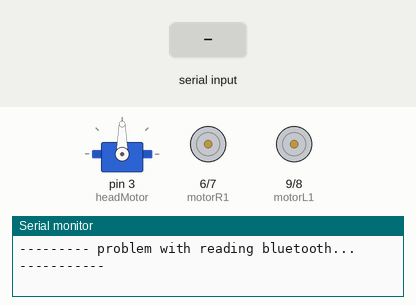
Recording of a sketch running on a simulated Arduino Uno, built with avr-gcc and run on an emulated ATmega328P. Parts: servo, motor-driver pin pairs drawn as motors (green arrow = first pin HIGH = forward, orange = second pin HIGH = backward, longer = more drive, scaled by the enable pin), the last lines printed to the serial monitor. Inputs (shaded band) come from the test bench.

Above: at 1.2 s.
1.3 s: "j" received over Serial
At 2.4 s:
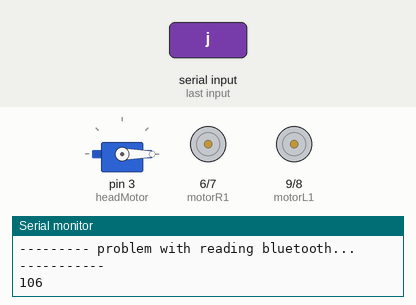
2.8 s: "1" received over Serial
At 3.5 s:
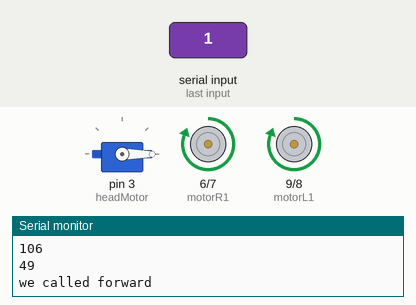
4.3 s: "B" received over Serial
At 4.7 s:
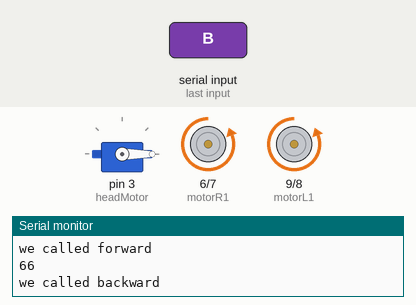
5.8 s: "k" received over Serial
At 7.0 s:
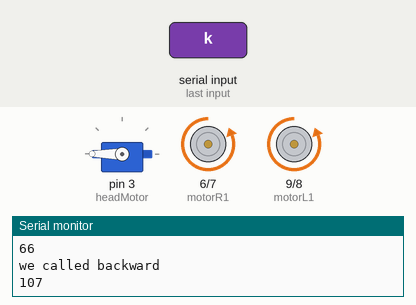
7.3 s: "1" received over Serial
At 8.1 s:
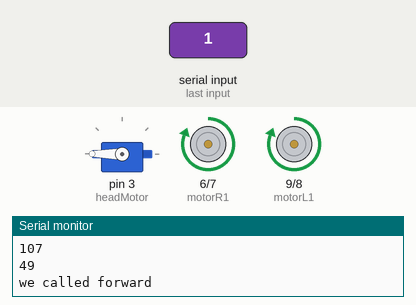
Timing chart, 0 to 9.8 s (numbered marks = the images above; inputs shaded):
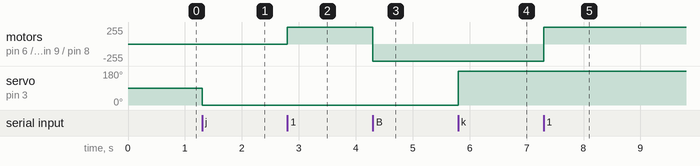

The sketch:

DCmotor_ContinuousServo_BT.ino
```cpp
/*
  includes:
  dc motor & controllers
  servo motor
  bluetooth
*/
//for references & background, check "basics & background" on github
//https://github.com/zinp5/r2d2-mini-project

#include <Servo.h>//include servo class,, necesaary

Servo headMotor;//servo object named headMoter

//-------motor right pins---------- (location of pins on ardy)
int motorSpeedPinR = 5;//speed pin
int motorR1 = 6; //direcitonal 1
int motorR2 = 7; //directional 2
//-------motor right pins----------

//--------Motor Left Pins--------
int motorL2= 8;
int motorL1 = 9;
int motorSpeedPinL = 10;
//--------Motor Left Pins--------


//order of communication
//phone----->BTcontroller(hc05)------>ardy----->command  (dont quote me on this,, just refernece)

int command; //this variable holds the value given by the bluetooth controller //Int to store app command state //lets change to char, yeah?
int Speed = 200; //should probably get this var working if we want variable speeds //range is 0 - 255.

void setup() {

  //---------DC motor initialization, set pinmode & speed---------------
  pinMode(motorSpeedPinR , OUTPUT);
  pinMode(motorSpeedPinL , OUTPUT);
  analogWrite(motorSpeedPinR , 255);
  analogWrite(motorSpeedPinL , 255);
  pinMode(motorR1 , OUTPUT);
  pinMode(motorL1 , OUTPUT);
  pinMode(motorR2 , OUTPUT);
  pinMode(motorL2 , OUTPUT);
  //---------DC motor initialization, set pinmode & speed---------------

  //--------headMotor servo initialization----------
  headMotor.attach(3);//signal pin is attatcehed to pin 3
  //--------headMotor servo initialization----------

  Stop(); //Initialize with all motors stoped

  Serial.begin(9600);//open up ardy serial, necessary for output, reading
  if(Serial.available() == 0){ Serial.println("--------- problem with reading bluetooth... -----------"); }
}

void loop() {
  if (Serial.available() > 0) {//if the thingymabob (either BTmodule or ardy, IDK) is reading something (if its reading, its greater than zero)

    command = Serial.read();//serial.read takes input given from the bluetooth controller and assiges command with the taken value
    Serial.println(command);//print command(what just came from the BTcontroller) to the serial monitor(cntrl-shft-m),, also adds new line

    switch (command) {//basic switch that tells ardy what to do with command that it just recieved
      case 49:
        forward();
        break;

      case 66:
        back();
        break;

      case 100:
        Stop();
        break;

      case 'j':   //no need to call function,, only 1 line
        headMotor.write(0);//cw
        break;

      case 'k'://no need to call function,, only 1 line
        headMotor.write(180);//ccw
        break;

      //switch is probably broken if this ever runs,, make sure the cases work properly
      default:
        Serial.println("---------------------------------------------------------");
        Serial.println("-|-|-|-| 1 |-|-|-|-|-broken switch-|-|-|-|-| 1 |-|-|-|-|-");
        Serial.println("---------------------------------------------------------");
        delay(2000);
        break;
    }//========end of switch=========
  }//=======end of if statement=======
}//========end of loop=======

//----------------function definitions------------------

void forward() {
  digitalWrite(motorR1 , HIGH);
  digitalWrite(motorR2 , LOW);

  digitalWrite(motorL1 , HIGH);
  digitalWrite(motorL2 , LOW);

  Serial.println("we called forward");
}

void back() {
  digitalWrite(motorR1 , LOW);
  digitalWrite(motorR2 , HIGH);

  digitalWrite(motorL1 , LOW);
  digitalWrite(motorL2 , HIGH);

  Serial.println("we called backward");
}


void Stop() { //set both direction pins to low or high to stop
  digitalWrite(motorR1 , LOW);
  digitalWrite(motorR2 , LOW);

  digitalWrite(motorL1,LOW);
  digitalWrite(motorL2,LOW);

  headMotor.write(90);

  Serial.println("we called stop");
}
```

Measured:
- after the input at 1.3 s, servo on pin 3 (headMotor): 90° → 0° at once
- after the input at 2.8 s, motor on pin 6 (motorR1) / pin 7 (motorR2), motor on pin 9 (motorL1) / pin 8 (motorL2): stopped → forward 255/255 at once
- after the input at 4.3 s, motor on pin 6 (motorR1) / pin 7 (motorR2), motor on pin 9 (motorL1) / pin 8 (motorL2): forward 255/255 → backward 255/255 at once
- after the input at 5.8 s, servo on pin 3 (headMotor): 0° → 180° at once
- after the input at 7.3 s, motor on pin 6 (motorR1) / pin 7 (motorR2), motor on pin 9 (motorL1) / pin 8 (motorL2): backward 255/255 → forward 255/255 at once
